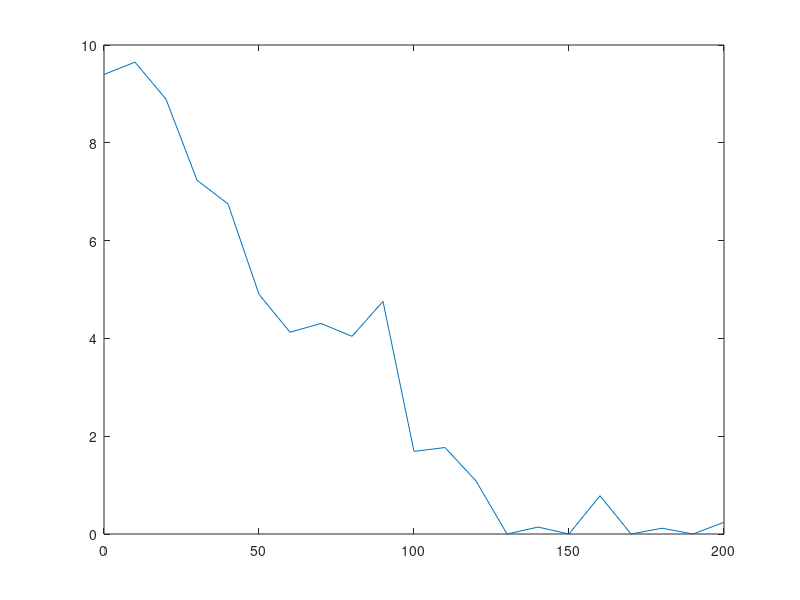

The MATLAB script that drew this image: (Note: this script raises an error after producing the figure.)
clear; clc;
load('MMBatchData.mat');
data_size = length(data);
%% First Part
figure(1)
plot(data(:,1), data(:,2));

%% Second Part

[T, X] = y_dash(20, [0.05 0.97]);

hold on;
plot(T,X,'go-');
hold off;

%% Third Part

theta_1 = -5:0.5:5;
theta_2 = -5:0.5:5;
[X_theta, Y_theta] = meshgrid(theta_1, theta_2);

z = zeros(10/0.5 + 1, 10/0.5 + 1);
for i = 1 : 10/0.5 + 1
    for j = 1 : 10/0.5 + 1
        for k = 1 : data_size
            if data(k,1) == 0
                z(i,j) = z(i,j) + 0.5 * (norm(data(k,2) - 10, 2))^2;
                continue;
            end
            [T, X] = y_dash(data(k,1), [X_theta(i) Y_theta(j)]);
            z(i,j) = z(i,j) + 0.5 * (norm(data(k,2) - X(2), 2))^2;
        end
    end
end


figure(3)
v = [0:0.5:10 10:10:100];
[c,h] = contour(X_theta,Y_theta,z,v,'linewidth',2);
colorbar;
axis image;
xlabel('x_1','Fontsize',14);
ylabel('x_2','Fontsize',14);
